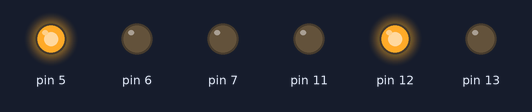
The sketch below on a simulated Arduino Uno, built with avr-gcc and run on an emulated ATmega328P. Parts: output pins drawn as LEDs (lit = HIGH).

Above: at 1.5 s.
At 4.5 s:
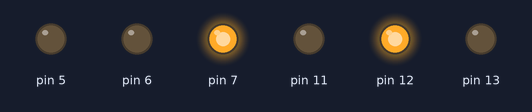
At 7.5 s:
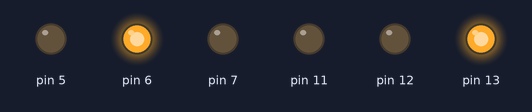
At 10.5 s:
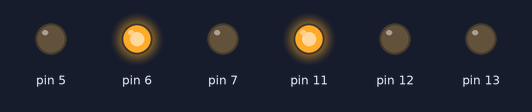
Timing chart, 0 to 15.6 s (numbered marks = the images above):
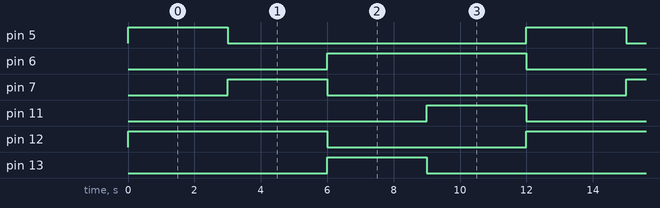

The sketch:

sketch.ino
```cpp
/*
FAROL 1:
5 -     Verde
6 -     Vermelho
7 -     Amarelo
FAROL 2:
13 -    Verde
12 -    Vermelho
11 -    Amarelo
*/
int time = 3000;
void setup()
{
  pinMode(7, OUTPUT);
  pinMode(6, OUTPUT);
  pinMode(5, OUTPUT);
  pinMode(13, OUTPUT);
  pinMode(12, OUTPUT);
  pinMode(11, OUTPUT);
}
void loop()
{
  //RESET
  digitalWrite(11, LOW);
  digitalWrite(6, LOW);
  //VERDE 1 - VERMELHO 2
  digitalWrite(5, HIGH);
  digitalWrite(12, HIGH);
  delay(time);
  //AMARELO1 - VERMELHO 2
  digitalWrite(5, LOW);
  digitalWrite(7, HIGH);
  delay(time);
  //VERMELHO 1 - VERDE 2
  digitalWrite(7, LOW);
  digitalWrite(6, HIGH);
  digitalWrite(12, LOW);
  digitalWrite(13, HIGH);
  delay(time);
  //AMARELO 2 - VERMELHO 1
  digitalWrite(13, LOW);
  digitalWrite(11, HIGH);
  delay(time);
}
```

Measured:
- by itself, pin 5, pin 7, pin 11, pin 13: alternates HIGH for 3.0 s and LOW for 9.0 s
- by itself, pin 6, pin 12: alternates HIGH for 6.0 s and LOW for 6.0 s
- by itself, everything shown: repeats every 12.0 s, in 4 steps
